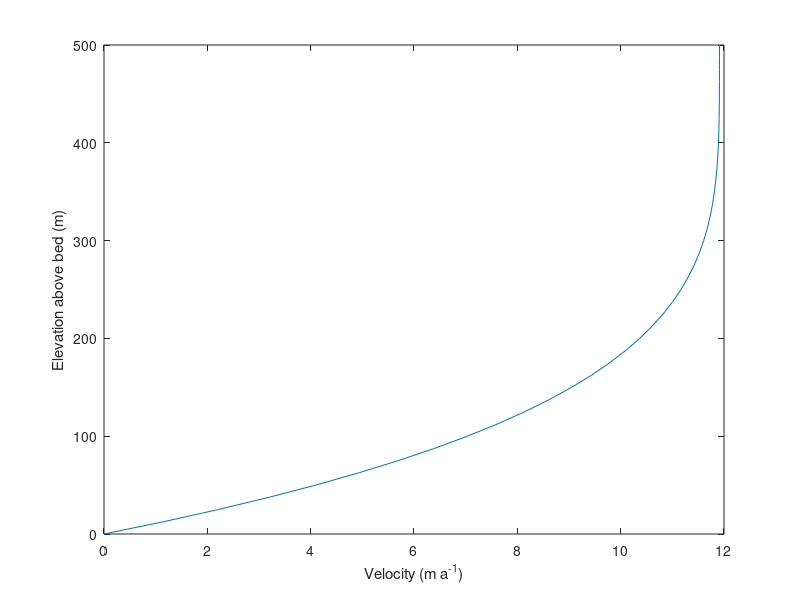

MATLAB code for this plot:
clear, clc

SPY = 24*3600*365; % [s a-1]
AGlen = 2.4e-24;   % at 0 celcius [Pa-n s-1]
rho = 910;         % density of ice [kg m-3]
g = 9.81;          % accel of gravity [m s-2]
n = 3;             % exponent in Glen's flow law []

H = 500; % thickness [m]
slope = 1.1*pi/180; % surface slope

N = 41;
dzeta = 1/(N-1);
zeta = 0:dzeta:1;


u = -2*AGlen*(-rho*g*tan(slope)).^n * (-(H - H*zeta).^(n+1)/(n+1) + H^(n+1)/(n+1));
u = u*SPY;

plot(u, H*zeta, '-')
xlabel('Velocity (m a^{-1})')
ylabel('Elevation above bed (m)')